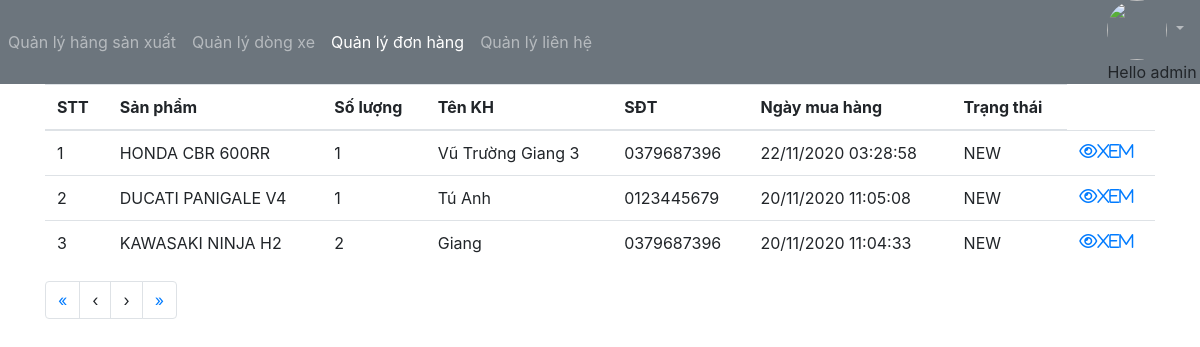
The page /staff/list-order (signed in) on the database as committed earlier.
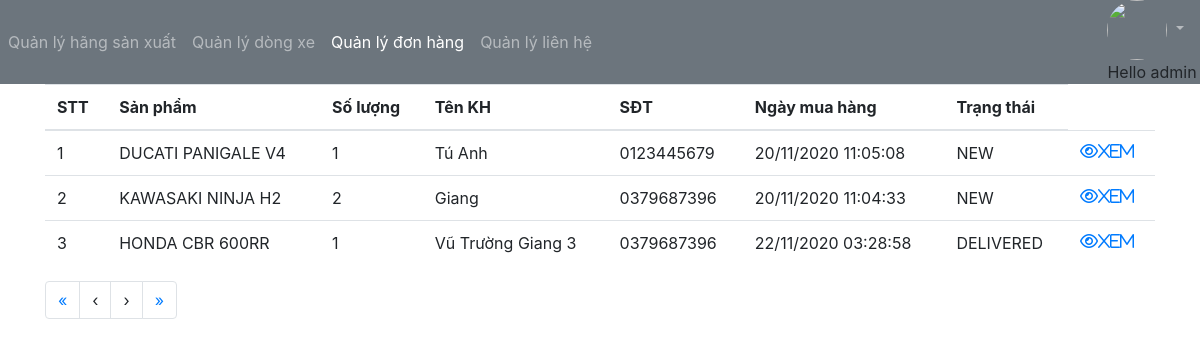
The same page on the database as committed later.
### app/models.py (models this page shows, shortened)
class Order(models.Model):
    class Status:
        NEW=0
        DELIVERD=1
        CANCELED=2
    product=models.ForeignKey(Product,on_delete=models.PROTECT)
    qty=models.IntegerField(verbose_name='Số lượng')
    customer_name=models.CharField(max_length=50)
    customer_phone=models.CharField(max_length=20)
    customer_address=models.CharField(max_length=200)
    order_date=models.DateTimeField()
    deliver_date=models.DateTimeField(null=True)
    status=models.IntegerField()

class Product(models.Model):
    code = models.CharField(max_length=30,verbose_name='Mã',  unique=True)
    name = models.CharField(max_length=200, verbose_name='Tên')
    description = models.TextField(verbose_name='Mô tả',blank=True)
    type_vehicle=models.CharField(max_length=50,verbose_name='Loại xe')
    color=models.CharField(max_length=30,verbose_name='Màu sắc',default='')
    cc=models.FloatField(verbose_name='Phân khối')
    price = models.DecimalField(max_digits=10,decimal_places=1,verbose_name='Giá')
    category = models.ForeignKey(Category, verbose_name='Nhóm', on_delete=models.PROTECT)
    image = models.ImageField(verbose_name='Ảnh', upload_to='static/images')
    year=models.CharField(max_length=10,verbose_name='Năm sản xuất')
    origin=models.CharField(max_length=100,verbose_name='Xuất xứ')

### app/views_staff.py (the view)
@login_required
def listOrder(request):
    page = request.GET.get('page', '')
    page = int(page) if page.isdigit() else 1
    start = (page-1) * PAGE_SIZE
    end = start + PAGE_SIZE
    orderList = Order.objects.all()
    orderList = orderList.order_by('status', '-order_date')
    total = orderList.count()
    numpage = math.ceil(total/PAGE_SIZE)
    context = {
        'orderList': orderList,
        'page': page,
        'start': start,
        'end': end,
        'numpage': numpage,
    }
    return render(request, 'staff/order/list.html', context)

### app/templates/staff/order/list.html (shortened to what this page needs)
{% extends "../base_staff.html" %}
{% block menu %}
  {% with page=3 %}
    {{block.super}}
  {% endwith %}
{% endblock %}
{% block content %}
<div class="container">
    <table class="table">
        <thead>
            <tr>
                <th>STT</th>
                <th>Sản phẩm</th>
                <th>Số lượng</th>
                <th>Tên KH</th>
                <th>SĐT</th>
                <th>Ngày mua hàng</th>
                <th>Trạng thái</th>
            </tr>
        </thead>
        <tbody>
            {% for o in orderList %}
            <tr>
                <td>{{forloop.counter|add:start}}</td>
                <td>{{o.product.name}}</td>
                <td>{{o.qty}}</td>
                <td>{{o.customer_name}}</td>
                <td>{{o.customer_phone}}</td>
                <td>{{o.order_date|date:"d/m/yy h:i:s"}}</td>
                <td>
                    {% if o.status == 0 %} NEW {% endif %}
                    {% if o.status == 1 %} DELIVERED {% endif %}
                </td>
                <td>
                    <a title="Xem" href="{% url 'view-order' o.id %}" ><i class="fa fa-eye">Xem</i></a>
                </td>
            </tr>
            {% endfor %}
        </tbody>
    </table>
    <ul class="pagination">
        <li class="page-item"><a class="page-link" href='/staff/list-order?page=1'>&laquo;</a></li>
        <li class="page-item"><a class="page-link"
          {% if page > 1 %} href='/staff/list-order?page={{page|add:-1}}' {% endif %}>&lsaquo;</a></li>
        <li class="page-item"><a class="page-link"
          {% if page < numpage %} href='/staff/list-order?page={{page|add:1}}' {% endif %}>&rsaquo;</a></li>
        <li class="page-item"><a class="page-link" href='/staff/list-order?page={{numpage}}'>&raquo;</a></li>
      </ul>
</div>
{% endblock %}

Rows that differ between the two databases and show on the page:
changed Order "Vũ Trường Giang 3": status "NEW" → "DELIVERED"; moves down the list
